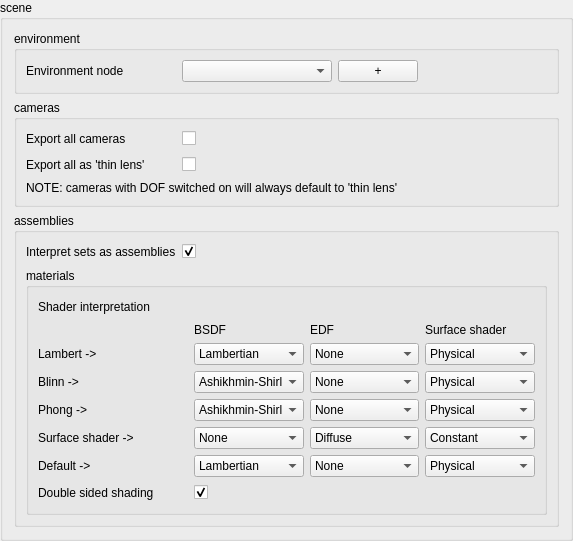
             <widget class="QGroupBox" name="groupBox_3">
              <property name="title">
               <string>scene</string>
              </property>
              <layout class="QVBoxLayout" name="verticalLayout_8">
               <item>
                <widget class="QGroupBox" name="groupBox_5">
                 <property name="title">
                  <string>environment</string>
                 </property>
                 <layout class="QVBoxLayout" name="verticalLayout_11">
                  <item>
                   <layout class="QHBoxLayout" name="horizontalLayout_20">
                    <item>
                     <widget class="QLabel" name="label_30">
                      <property name="minimumSize">
                       <size>
                        <width>150</width>
                        <height>0</height>
                       </size>
                      </property>
                      <property name="maximumSize">
                       <size>
                        <width>150</width>
                        <height>16777215</height>
                       </size>
                      </property>
                      <property name="text">
                       <string>Environment node</string>
                      </property>
                     </widget>
                    </item>
                    <item>
                     <widget class="QComboBox" name="ms_envList">
                      <property name="minimumSize">
                       <size>
                        <width>150</width>
                        <height>0</height>
                       </size>
                      </property>
                      <property name="baseSize">
                       <size>
                        <width>150</width>
                        <height>0</height>
                       </size>
                      </property>
                     </widget>
                    </item>
                    <item>
                     <widget class="QPushButton" name="ms_envAdd">
                      <property name="minimumSize">
                       <size>
                        <width>0</width>
                        <height>0</height>
                       </size>
                      </property>
                      <property name="text">
                       <string>  +  </string>
                      </property>
                      <property name="+command" stdset="0">
                       <string>&quot;mayaseed.addEnvironmentNode()&quot;</string>
                      </property>
                     </widget>
                    </item>
                    <item>
                     <spacer name="horizontalSpacer_18">
                      <property name="orientation">
                       <enum>Qt::Horizontal</enum>
                      </property>
                      <property name="sizeHint" stdset="0">
                       <size>
                        <width>40</width>
                        <height>20</height>
                       </size>
                      </property>
                     </spacer>
                    </item>
                   </layout>
                  </item>
                 </layout>
                </widget>
               </item>
               <item>
                <widget class="QGroupBox" name="groupBox_4">
                 <property name="title">
                  <string>cameras</string>
                 </property>
                 <layout class="QVBoxLayout" name="verticalLayout_9">
                  <item>
                   <layout class="QHBoxLayout" name="horizontalLayout_17">
                    <item>
                     <widget class="QLabel" name="label_28">
                      <property name="minimumSize">
                       <size>
                        <width>150</width>
                        <height>0</height>
                       </size>
                      </property>
                      <property name="maximumSize">
                       <size>
                        <width>150</width>
                        <height>16777215</height>
                       </size>
                      </property>
                      <property name="text">
                       <string>Export all cameras</string>
                      </property>
                     </widget>
                    </item>
                    <item>
                     <widget class="QCheckBox" name="ms_sceneCameraExportAllCameras">
                      <property name="text">
                       <string/>
                      </property>
                      <property name="checkable">
                       <bool>true</bool>
                      </property>
                      <property name="checked">
                       <bool>false</bool>
                      </property>
                     </widget>
                    </item>
                    <item>
                     <spacer name="horizontalSpacer_15">
                      <property name="orientation">
                       <enum>Qt::Horizontal</enum>
                      </property>
                      <property name="sizeHint" stdset="0">
                       <size>
                        <width>40</width>
                        <height>20</height>
                       </size>
                      </property>
                     </spacer>
                    </item>
                   </layout>
                  </item>
                  <item>
                   <layout class="QHBoxLayout" name="horizontalLayout_11">
                    <item>
                     <widget class="QLabel" name="label_15">
                      <property name="minimumSize">
                       <size>
                        <width>150</width>
                        <height>0</height>
                       </size>
                      </property>
                      <property name="maximumSize">
                       <size>
                        <width>9999</width>
                        <height>16777215</height>
                       </size>
                      </property>
                      <property name="text">
                       <string>Export all as 'thin lens'</string>
                      </property>
                     </widget>
                    </item>
                    <item>
                     <widget class="QCheckBox" name="ms_sceneCameraDefaultThinLens">
                      <property name="text">
                       <string/>
                      </property>
                      <property name="checked">
                       <bool>false</bool>
                      </property>
                     </widget>
                    </item>
                    <item>
                     <spacer name="horizontalSpacer_14">
                      <property name="orientation">
                       <enum>Qt::Horizontal</enum>
                      </property>
                      <property name="sizeHint" stdset="0">
                       <size>
                        <width>40</width>
                        <height>20</height>
                       </size>
                      </property>
                     </spacer>
                    </item>
                   </layout>
                  </item>
                  <item>
                   <widget class="QLabel" name="label_27">
                    <property name="text">
                     <string>NOTE: cameras with DOF switched on will always default to 'thin lens'</string>
                    </property>
                   </widget>
                  </item>
                 </layout>
                </widget>
               </item>
               <item>
                <widget class="QGroupBox" name="groupBox_6">
                 <property name="title">
                  <string>assemblies</string>
                 </property>
                 <layout class="QVBoxLayout" name="verticalLayout_10">
                  <item>
                   <layout class="QHBoxLayout" name="horizontalLayout_18">
                    <item>
                     <widget class="QLabel" name="label_29">
                      <property name="minimumSize">
                       <size>
                        <width>150</width>
                        <height>0</height>
                       </size>
                      </property>
                      <property name="maximumSize">
                       <size>
                        <width>99999</width>
                        <height>16777215</height>
                       </size>
                      </property>
                      <property name="text">
                       <string>Interpret sets as assemblies</string>
                      </property>
                     </widget>
                    </item>
                    <item>
                     <widget class="QCheckBox" name="ms_sceneCameraExportAllCameras_2">
                      <property name="text">
                       <string/>
                      </property>
                      <property name="checked">
                       <bool>true</bool>
                      </property>
                     </widget>
                    </item>
                    <item>
                     <spacer name="horizontalSpacer_16">
                      <property name="orientation">
                       <enum>Qt::Horizontal</enum>
                      </property>
                      <property name="sizeHint" stdset="0">
                       <size>
                        <width>40</width>
                        <height>20</height>
                       </size>
                      </property>
                     </spacer>
                    </item>
                   </layout>
                  </item>
                  <item>
                   <widget class="QGroupBox" name="groupBox_9">
                    <property name="title">
                     <string>materials</string>
                    </property>
                    <layout class="QVBoxLayout" name="verticalLayout_14">
                     <item>
                      <layout class="QHBoxLayout" name="horizontalLayout_21">
                       <item>
                        <widget class="QLabel" name="label_33">
                         <property name="minimumSize">
                          <size>
                           <width>150</width>
                           <height>0</height>
                          </size>
                         </property>
                         <property name="maximumSize">
                          <size>
                           <width>99999</width>
                           <height>16777215</height>
                          </size>
                         </property>
                         <property name="text">
                          <string>Shader interpretation</string>
                         </property>
                        </widget>
                       </item>
                       <item>
                        <spacer name="horizontalSpacer_20">
                         <property name="orientation">
                          <enum>Qt::Horizontal</enum>
                         </property>
                         <property name="sizeHint" stdset="0">
                          <size>
                           <width>40</width>
                           <height>20</height>
                          </size>
                         </property>
                        </spacer>
                       </item>
                      </layout>
                     </item>
                     <item>
                      <layout class="QGridLayout" name="gridLayout" columnstretch="0,1,1,1">
                       <item row="3" column="0">
                        <widget class="QLabel" name="label_35">
                         <property name="minimumSize">
                          <size>
                           <width>150</width>
                           <height>0</height>
                          </size>
                         </property>
                         <property name="maximumSize">
                          <size>
                           <width>99999</width>
                           <height>16777215</height>
                          </size>
                         </property>
                         <property name="text">
                          <string>Lambert -&gt;</string>
                         </property>
                        </widget>
                       </item>
                       <item row="1" column="1">
                        <widget class="QLabel" name="label_17">
                         <property name="minimumSize">
                          <size>
                           <width>100</width>
                           <height>0</height>
                          </size>
                         </property>
                         <property name="text">
                          <string>BSDF</string>
                         </property>
                        </widget>
                       </item>
                       <item row="1" column="2">
                        <widget class="QLabel" name="label_18">
                         <property name="minimumSize">
                          <size>
                           <width>100</width>
                           <height>0</height>
                          </size>
                         </property>
                         <property name="text">
                          <string>EDF</string>
                         </property>
                        </widget>
                       </item>
                       <item row="1" column="3">
                        <widget class="QLabel" name="label_19">
                         <property name="minimumSize">
                          <size>
                           <width>100</width>
                           <height>0</height>
                          </size>
                         </property>
                         <property name="text">
                          <string>Surface shader</string>
                         </property>
                        </widget>
                       </item>
                       <item row="3" column="3">
                        <widget class="QComboBox" name="ms_matLambertSurfaceShader">
                         <property name="minimumSize">
                          <size>
                           <width>100</width>
                           <height>0</height>
                          </size>
                         </property>
                         <item>
                          <property name="text">
                           <string>Physical</string>
                          </property>
                         </item>
                         <item>
                          <property name="text">
                           <string>Constant</string>
                          </property>
                         </item>
                        </widget>
                       </item>
                       <item row="3" column="2">
                        <widget class="QComboBox" name="ms_matLambertEDF">
                         <property name="minimumSize">
                          <size>
                           <width>100</width>
                           <height>0</height>
                          </size>
                         </property>
                         <item>
                          <property name="text">
                           <string>None</string>
                          </property>
                         </item>
                         <item>
                          <property name="text">
                           <string>Diffuse</string>
                          </property>
                         </item>
                        </widget>
                       </item>
                       <item row="4" column="0">
                        <widget class="QLabel" name="label_38">
                         <property name="minimumSize">
                          <size>
                           <width>150</width>
                           <height>0</height>
                          </size>
                         </property>
                         <property name="maximumSize">
                          <size>
                           <width>99999</width>
                           <height>16777215</height>
                          </size>
                         </property>
                         <property name="text">
                          <string>Blinn -&gt;</string>
                         </property>
                        </widget>
                       </item>
                       <item row="4" column="1">
                        <widget class="QComboBox" name="ms_matBlinnBSDF">
                         <property name="minimumSize">
                          <size>
                           <width>100</width>
                           <height>0</height>
                          </size>
                         </property>
                         <item>
                          <property name="text">
                           <string>Ashikhmin-Shirley</string>
                          </property>
                         </item>
                         <item>
                          <property name="text">
                           <string>Kelemen</string>
                          </property>
                         </item>
                         <item>
                          <property name="text">
                           <string>Lambertian</string>
                          </property>
                         </item>
                         <item>
                          <property name="text">
                           <string>Specular_BRDF</string>
                          </property>
                         </item>
                         <item>
                          <property name="text">
                           <string>None</string>
                          </property>
                         </item>
                        </widget>
                       </item>
                       <item row="4" column="2">
                        <widget class="QComboBox" name="ms_matBlinnEDF">
                         <property name="minimumSize">
                          <size>
                           <width>100</width>
                           <height>0</height>
                          </size>
                         </property>
                         <item>
                          <property name="text">
                           <string>None</string>
                          </property>
                         </item>
                         <item>
                          <property name="text">
                           <string>Diffuse</string>
                          </property>
                         </item>
                        </widget>
                       </item>
                       <item row="4" column="3">
                        <widget class="QComboBox" name="ms_matBlinnSurfaceShader">
                         <property name="minimumSize">
                          <size>
                           <width>100</width>
                           <height>0</height>
                          </size>
                         </property>
                         <item>
                          <property name="text">
                           <string>Physical</string>
                          </property>
                         </item>
                         <item>
                          <property name="text">
                           <string>Constant</string>
                          </property>
                         </item>
                        </widget>
                       </item>
                       <item row="5" column="0">
                        <widget class="QLabel" name="label_39">
                         <property name="minimumSize">
                          <size>
                           <width>150</width>
                           <height>0</height>
                          </size>
                         </property>
                         <property name="maximumSize">
                          <size>
                           <width>99999</width>
                           <height>16777215</height>
                          </size>
                         </property>
                         <property name="text">
                          <string>Phong -&gt;</string>
                         </property>
                        </widget>
                       </item>
                       <item row="6" column="0">
                        <widget class="QLabel" name="label_40">
                         <property name="minimumSize">
                          <size>
                           <width>150</width>
                           <height>0</height>
                          </size>
                         </property>
                         <property name="maximumSize">
                          <size>
                           <width>99999</width>
                           <height>16777215</height>
                          </size>
                         </property>
                         <property name="text">
                          <string>Surface shader -&gt;</string>
                         </property>
                        </widget>
                       </item>
                       <item row="5" column="1">
                        <widget class="QComboBox" name="ms_matPhongBSDF">
                         <property name="minimumSize">
                          <size>
                           <width>100</width>
                           <height>0</height>
                          </size>
                         </property>
                         <item>
                          <property name="text">
                           <string>Ashikhmin-Shirley</string>
                          </property>
                         </item>
                         <item>
                          <property name="text">
                           <string>Lambertian</string>
                          </property>
                         </item>
                         <item>
                          <property name="text">
                           <string>Kelemen</string>
                          </property>
                         </item>
                         <item>
                          <property name="text">
                           <string>Specular_BRDF</string>
                          </property>
                         </item>
                         <item>
                          <property name="text">
                           <string>None</string>
                          </property>
                         </item>
                        </widget>
                       </item>
                       <item row="5" column="2">
                        <widget class="QComboBox" name="ms_matPhongEDF">
                         <property name="minimumSize">
                          <size>
                           <width>100</width>
                           <height>0</height>
                          </size>
                         </property>
                         <item>
                          <property name="text">
                           <string>None</string>
                          </property>
                         </item>
                         <item>
                          <property name="text">
                           <string>Diffuse</string>
                          </property>
                         </item>
                        </widget>
                       </item>
                       <item row="5" column="3">
                        <widget class="QComboBox" name="ms_matPhongSurfaceShader">
                         <property name="minimumSize">
                          <size>
                           <width>100</width>
                           <height>0</height>
                          </size>
                         </property>
                         <item>
                          <property name="text">
                           <string>Physical</string>
                          </property>
                         </item>
                         <item>
                          <property name="text">
                           <string>Constant</string>
                          </property>
                         </item>
                        </widget>
                       </item>
                       <item row="6" column="3">
                        <widget class="QComboBox" name="ms_matSurfaceShaderSurfaceShader">
                         <property name="minimumSize">
                          <size>
                           <width>100</width>
                           <height>0</height>
                          </size>
                         </property>
                         <item>
                          <property name="text">
                           <string>Constant</string>
                          </property>
                         </item>
                         <item>
                          <property name="text">
                           <string>Physical</string>
                          </property>
                         </item>
                        </widget>
                       </item>
                       <item row="6" column="2">
                        <widget class="QComboBox" name="ms_matSurfaceShaderEDF">
                         <property name="minimumSize">
                          <size>
                           <width>100</width>
                           <height>0</height>
                          </size>
                         </property>
                         <item>
                          <property name="text">
                           <string>Diffuse</string>
                          </property>
                         </item>
                         <item>
                          <property name="text">
                           <string>None</string>
                          </property>
                         </item>
                        </widget>
                       </item>
                       <item row="6" column="1">
                        <widget class="QComboBox" name="ms_matSurfaceShaderBSDF">
                         <property name="minimumSize">
                          <size>
                           <width>100</width>
                           <height>0</height>
                          </size>
                         </property>
                         <item>
                          <property name="text">
                           <string>None</string>
                          </property>
                         </item>
                         <item>
                          <property name="text">
                           <string>Ashikhmin-Shirley</string>
                          </property>
                         </item>
                         <item>
                          <property name="text">
                           <string>Lambertian</string>
                          </property>
                         </item>
                         <item>
                          <property name="text">
                           <string>Kelemen</string>
                          </property>
                         </item>
                         <item>
                          <property name="text">
                           <string>Specular_BRDF</string>
                          </property>
                         </item>
                        </widget>
                       </item>
                       <item row="7" column="0">
                        <widget class="QLabel" name="label_47">
                         <property name="minimumSize">
                          <size>
                           <width>150</width>
                           <height>0</height>
                          </size>
                         </property>
                         <property name="maximumSize">
                          <size>
                           <width>99999</width>
                           <height>16777215</height>
                          </size>
                         </property>
                         <property name="text">
                          <string>Default -&gt;</string>
                         </property>
                        </widget>
                       </item>
                       <item row="7" column="1">
                        <widget class="QComboBox" name="ms_matDefaultBSDF">
                         <property name="minimumSize">
                          <size>
                           <width>100</width>
                           <height>0</height>
                          </size>
                         </property>
                         <item>
                          <property name="text">
                           <string>Lambertian</string>
                          </property>
                         </item>
                         <item>
                          <property name="text">
                           <string>Ashikhmin-Shirley</string>
                          </property>
                         </item>
                         <item>
                          <property name="text">
                           <string>Kelemen</string>
                          </property>
                         </item>
                         <item>
                          <property name="text">
                           <string>Specular_BRDF</string>
                          </property>
                         </item>
                         <item>
                          <property name="text">
                           <string>None</string>
                          </property>
                         </item>
                        </widget>
                       </item>
                       <item row="7" column="2">
                        <widget class="QComboBox" name="ms_matDefaultEDF">
                         <property name="minimumSize">
                          <size>
                           <width>100</width>
                           <height>0</height>
                          </size>
                         </property>
                         <item>
                          <property name="text">
                           <string>None</string>
                          </property>
                         </item>
                         <item>
                          <property name="text">
                           <string>Diffuse</string>
                          </property>
                         </item>
                        </widget>
                       </item>
                       <item row="7" column="3">
                        <widget class="QComboBox" name="ms_matDefaultSurfaceShader">
                         <property name="minimumSize">
                          <size>
                           <width>100</width>
                           <height>0</height>
                          </size>
                         </property>
                         <item>
                          <property name="text">
                           <string>Physical</string>
                          </property>
                         </item>
                         <item>
                          <property name="text">
                           <string>Constant</string>
                          </property>
                         </item>
                        </widget>
                       </item>
                       <item row="3" column="1">
                        <widget class="QComboBox" name="ms_matLambertBSDF">
                         <property name="minimumSize">
                          <size>
                           <width>100</width>
                           <height>0</height>
                          </size>
                         </property>
                         <item>
                          <property name="text">
                           <string>Lambertian</string>
                          </property>
                         </item>
                         <item>
                          <property name="text">
                           <string>Ashikhmin-Shirley</string>
                          </property>
                         </item>
                         <item>
                          <property name="text">
                           <string>Kelemen</string>
                          </property>
                         </item>
                         <item>
                          <property name="text">
                           <string>Specular_BRDF</string>
                          </property>
                         </item>
                         <item>
                          <property name="text">
                           <string>None</string>
                          </property>
                         </item>
                        </widget>
                       </item>
                      </layout>
                     </item>
                     <item>
                      <layout class="QHBoxLayout" name="horizontalLayout_33">
                       <item>
                        <widget class="QLabel" name="label_65">
                         <property name="minimumSize">
                          <size>
                           <width>150</width>
                           <height>0</height>
                          </size>
                         </property>
                         <property name="maximumSize">
                          <size>
                           <width>99999</width>
                           <height>16777215</height>
                          </size>
                         </property>
                         <property name="text">
                          <string>Double sided shading</string>
                         </property>
                        </widget>
                       </item>
                       <item>
                        <widget class="QCheckBox" name="ms_matDoubleShade">
                         <property name="text">
                          <string/>
                         </property>
                         <property name="checkable">
                          <bool>true</bool>
                         </property>
                         <property name="checked">
                          <bool>true</bool>
                         </property>
                        </widget>
                       </item>
                       <item>
                        <spacer name="horizontalSpacer_34">
                         <property name="orientation">
                          <enum>Qt::Horizontal</enum>
                         </property>
                         <property name="sizeHint" stdset="0">
                          <size>
                           <width>40</width>
                           <height>20</height>
                          </size>
                         </property>
                        </spacer>
                       </item>
                      </layout>
                     </item>
                    </layout>
                   </widget>
                  </item>
                 </layout>
                </widget>
               </item>
              </layout>
             </widget>
